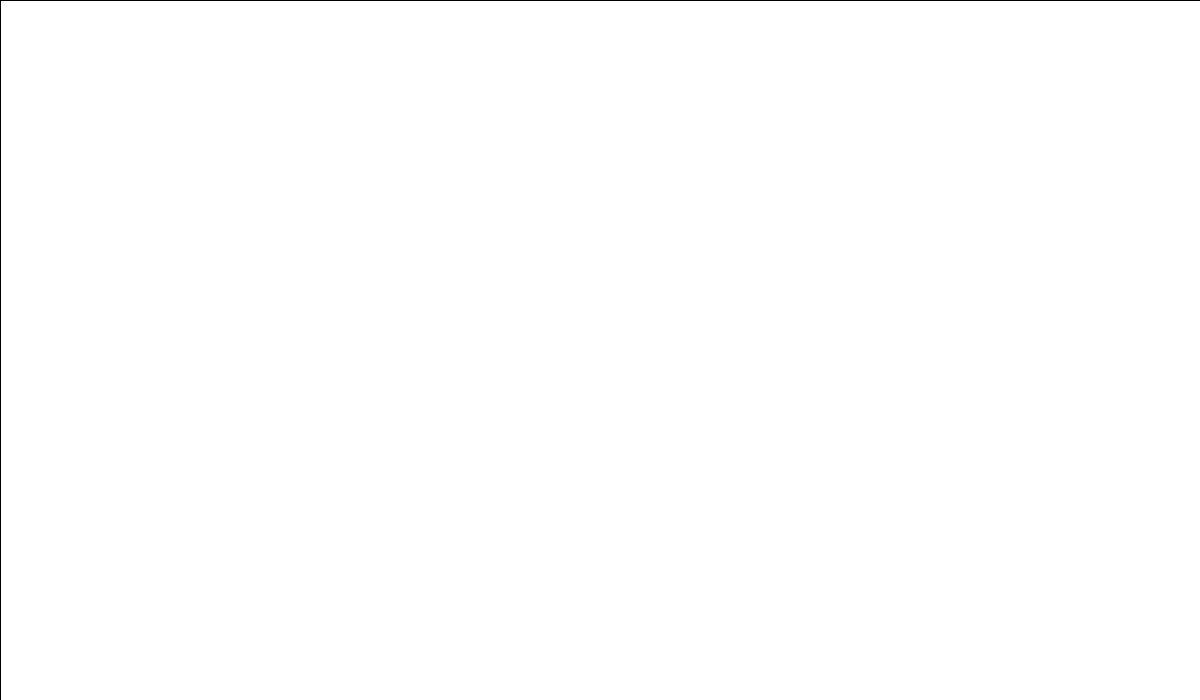
Frame 1 (no input)
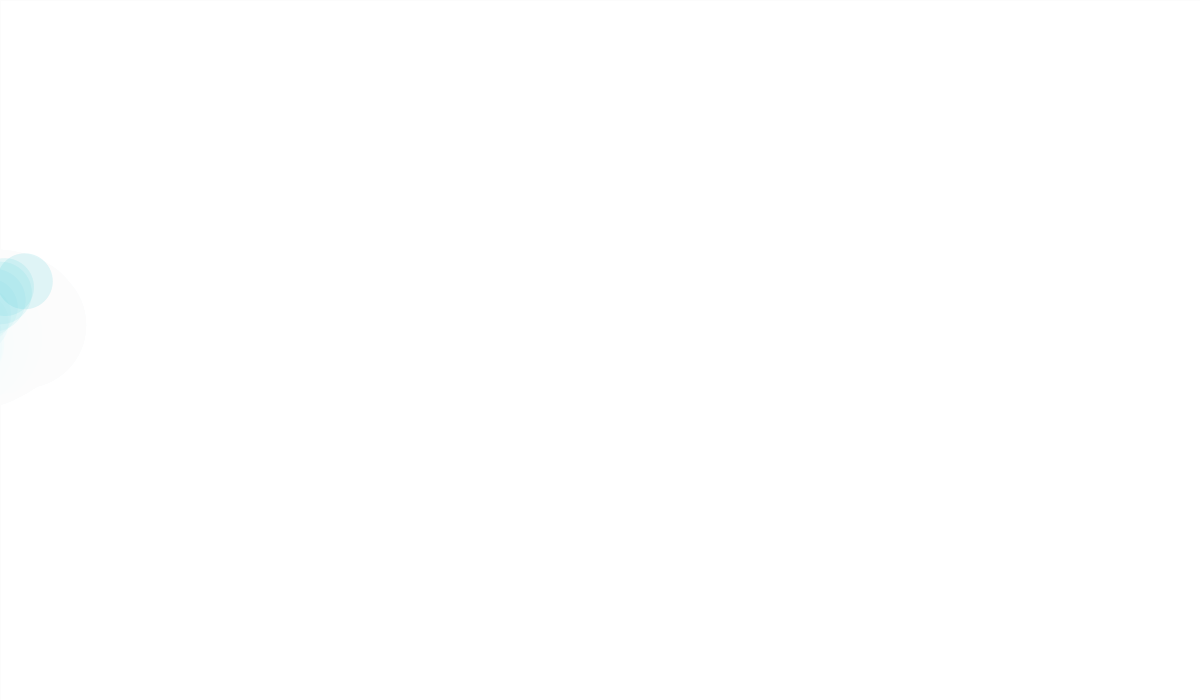
Frame 60 (the mouse pressed at the canvas centre just before this capture)
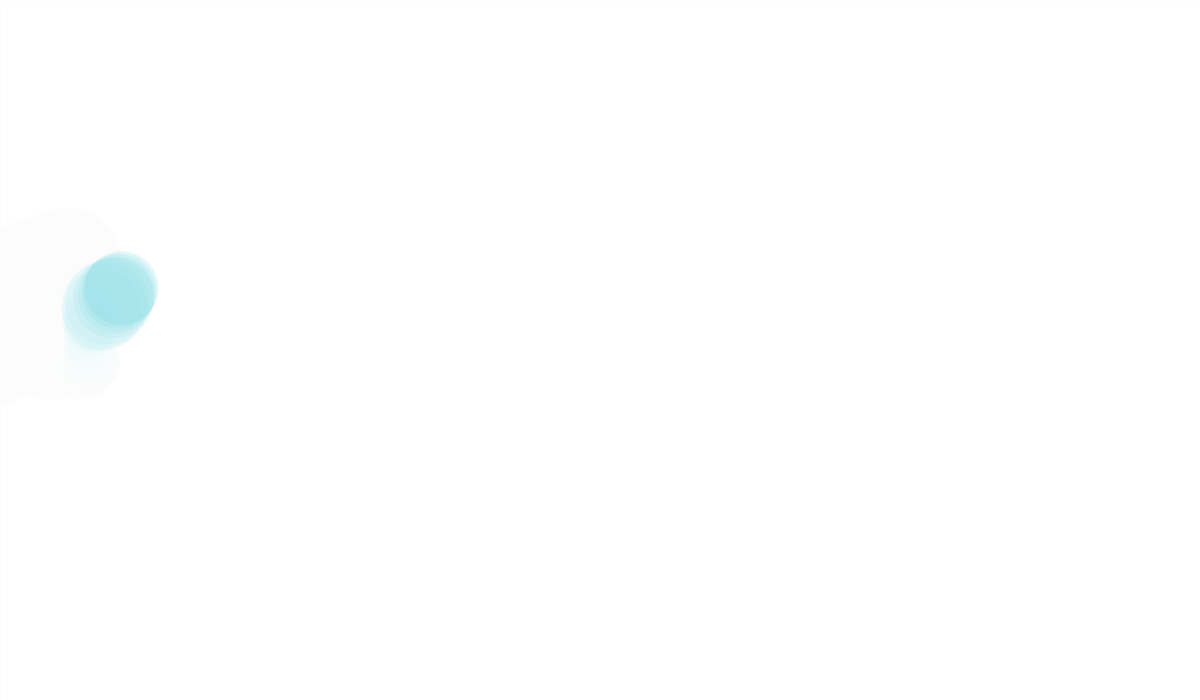
Frame 120 (the mouse held since frame 60 and released just before this capture)

The Processing sketch that drew these frames (run headless with seeded random() and noise(); from frame 60 on, the mouse is pressed at the canvas centre):

// Processing sketch: processing_132743
// ── processing_132743.pde

/// mi primer sketch

float ekis = 0;
float noi = 0.01;
float noi2 = 0.01;
float noi3 = 0.01;
float colors = 100;

void setup(){
  size(1200, 700);
  smooth();
  background(255);

}

void draw(){
  
   fill(255,40); // 
  rectMode(CORNER);
  rect(0,0,width,height);

    ekis = ekis +2;
    noi = noi + 0.01;
    noi2 = noi2 + 0.05;
    noi3 = noi3 + random(-0.1,0);

    float n = noise(noi) * 800;
    float nu = noise(noi2) * 200;
    float nua = (noise(noi3) * 200)-200;

    noStroke();
    fill(colors, 210, 220, 50);
    ellipse(ekis+nua, n-25, nu, nu);

    
    if(ekis == 1400){
      ekis = 0;
      n = random(100, 400);
      colors = random(20, 220);
     
    
    }
 
}
